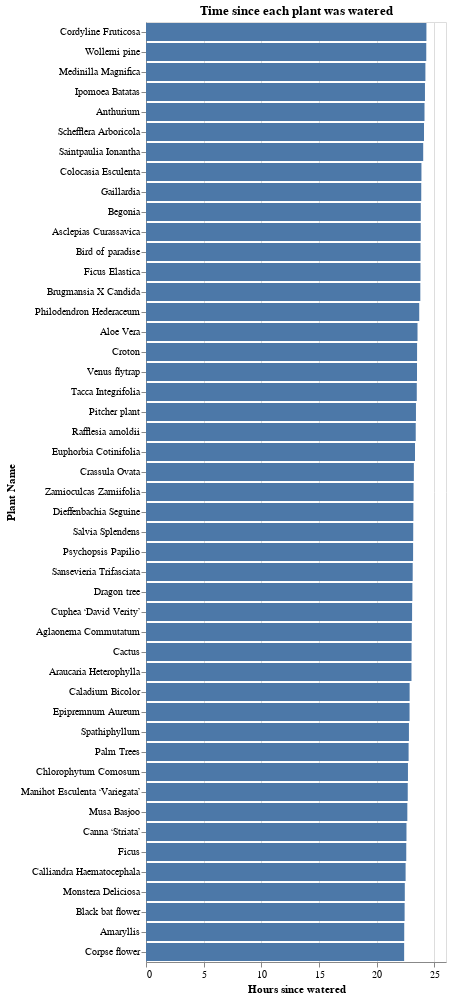

Notebook code for this chart:
### Code cell
alt.Chart(last_watered_df, title='Time since each plant was watered').mark_bar().encode(
    y=alt.Y('plant_name', title='Plant Name',
            axis=alt.Axis(labelLimit=200), sort='-x'),
    x=alt.X('hours_since_watered', title='Hours since watered'),
    tooltip=[alt.Tooltip('time_since_watered_formatted', title='Time since plant was watered')]
)

### Figure 1 — Vega specification as saved in the notebook (floating-point values rounded to 4 significant figures)
{"$schema": "https://vega.github.io/schema/vega/v5.json", "data": [{"name": "source_0"}, {"name": "data_0", "values": [{"hours_since_watered_end": 23.49, "hours_since_watered_start": 0.0, "plant_name": "Venus flytrap", "time_since_watered_formatted": "0 days, 23 hours, 29 minutes"}, {"hours_since_watered_end": 22.37, "hours_since_watered_start": 0.0, "plant_name": "Corpse flower", "time_since_watered_formatted": "0 days, 22 hours, 22 minutes"}, {"hours_since_watered_end": 23.38, "hours_since_watered_start": 0.0, "plant_name": "Rafflesia arnoldii", "time_since_watered_formatted": "0 days, 23 hours, 22 minutes"}, {"hours_since_watered_end": 22.41, "hours_since_watered_start": 0.0, "plant_name": "Black bat flower", "time_since_watered_formatted": "0 days, 22 hours, 24 minutes"}, {"hours_since_watered_end": 23.4, "hours_since_watered_start": 0.0, "plant_name": "Pitcher plant", "time_since_watered_formatted": "0 days, 23 hours, 23 minutes"}, {"hours_since_watered_end": 24.29, "hours_since_watered_start": 0.0, "plant_name": "Wollemi pine", "time_since_watered_formatted": "1 days, 0 hours, 17 minutes"}, {"hours_since_watered_end": 23.79, "hours_since_watered_start": 0.0, "plant_name": "Bird of paradise", "time_since_watered_formatted": "0 days, 23 hours, 47 minutes"}, {"hours_since_watered_end": 23.02, "hours_since_watered_start": 0.0, "plant_name": "Cactus", "time_since_watered_formatted": "0 days, 23 hours, 0 minutes"}, {"hours_since_watered_end": 23.09, "hours_since_watered_start": 0.0, "plant_name": "Dragon tree", "time_since_watered_formatted": "0 days, 23 hours, 5 minutes"}, {"hours_since_watered_end": 23.81, "hours_since_watered_start": 0.0, "plant_name": "Asclepias Curassavica", "time_since_watered_formatted": "0 days, 23 hours, 48 minutes"}, {"hours_since_watered_end": 23.78, "hours_since_watered_start": 0.0, "plant_name": "Brugmansia X Candida", "time_since_watered_formatted": "0 days, 23 hours, 46 minutes"}, {"hours_since_watered_end": 22.57, "hours_since_watered_start": 0.0, "plant_name": "Canna ‘Striata’", "time_since_watered_formatted": "0 days, 22 hours, 34 minutes"}, {"hours_since_watered_end": 23.87, "hours_since_watered_start": 0.0, "plant_name": "Colocasia Esculenta", "time_since_watered_formatted": "0 days, 23 hours, 52 minutes"}, {"hours_since_watered_end": 23.06, "hours_since_watered_start": 0.0, "plant_name": "Cuphea ‘David Verity’", "time_since_watered_formatted": "0 days, 23 hours, 3 minutes"}, {"hours_since_watered_end": 23.31, "hours_since_watered_start": 0.0, "plant_name": "Euphorbia Cotinifolia", "time_since_watered_formatted": "0 days, 23 hours, 18 minutes"}, {"hours_since_watered_end": 24.18, "hours_since_watered_start": 0.0, "plant_name": "Ipomoea Batatas", "time_since_watered_formatted": "1 days, 0 hours, 10 minutes"}, {"hours_since_watered_end": 22.68, "hours_since_watered_start": 0.0, "plant_name": "Manihot Esculenta ‘Variegata’", "time_since_watered_formatted": "0 days, 22 hours, 41 minutes"}, {"hours_since_watered_end": 22.65, "hours_since_watered_start": 0.0, "plant_name": "Musa Basjoo", "time_since_watered_formatted": "0 days, 22 hours, 38 minutes"}, {"hours_since_watered_end": 23.16, "hours_since_watered_start": 0.0, "plant_name": "Salvia Splendens", "time_since_watered_formatted": "0 days, 23 hours, 9 minutes"}, {"hours_since_watered_end": 24.14, "hours_since_watered_start": 0.0, "plant_name": "Anthurium", "time_since_watered_formatted": "1 days, 0 hours, 8 minutes"}, {"hours_since_watered_end": 24.3, "hours_since_watered_start": 0.0, "plant_name": "Cordyline Fruticosa", "time_since_watered_formatted": "1 days, 0 hours, 18 minutes"}, {"hours_since_watered_end": 22.56, "hours_since_watered_start": 0.0, "plant_name": "Ficus", "time_since_watered_formatted": "0 days, 22 hours, 33 minutes"}, {"hours_since_watered_end": 22.76, "hours_since_watered_start": 0.0, "plant_name": "Palm Trees", "time_since_watered_formatted": "0 days, 22 hours, 45 minutes"}, {"hours_since_watered_end": 23.17, "hours_since_watered_start": 0.0, "plant_name": "Dieffenbachia Seguine", "time_since_watered_formatted": "0 days, 23 hours, 10 minutes"}, {"hours_since_watered_end": 22.79, "hours_since_watered_start": 0.0, "plant_name": "Spathiphyllum", "time_since_watered_formatted": "0 days, 22 hours, 47 minutes"}, {"hours_since_watered_end": 23.49, "hours_since_watered_start": 0.0, "plant_name": "Croton", "time_since_watered_formatted": "0 days, 23 hours, 29 minutes"}, {"hours_since_watered_end": 23.53, "hours_since_watered_start": 0.0, "plant_name": "Aloe Vera", "time_since_watered_formatted": "0 days, 23 hours, 31 minutes"}, {"hours_since_watered_end": 23.79, "hours_since_watered_start": 0.0, "plant_name": "Ficus Elastica", "time_since_watered_formatted": "0 days, 23 hours, 47 minutes"}, {"hours_since_watered_end": 23.11, "hours_since_watered_start": 0.0, "plant_name": "Sansevieria Trifasciata", "time_since_watered_formatted": "0 days, 23 hours, 6 minutes"}, {"hours_since_watered_end": 23.68, "hours_since_watered_start": 0.0, "plant_name": "Philodendron Hederaceum", "time_since_watered_formatted": "0 days, 23 hours, 40 minutes"}, {"hours_since_watered_end": 24.09, "hours_since_watered_start": 0.0, "plant_name": "Schefflera Arboricola", "time_since_watered_formatted": "1 days, 0 hours, 5 minutes"}, {"hours_since_watered_end": 23.03, "hours_since_watered_start": 0.0, "plant_name": "Aglaonema Commutatum", "time_since_watered_formatted": "0 days, 23 hours, 2 minutes"}, {"hours_since_watered_end": 23.47, "hours_since_watered_start": 0.0, "plant_name": "Tacca Integrifolia", "time_since_watered_formatted": "0 days, 23 hours, 28 minutes"}, {"hours_since_watered_end": 23.15, "hours_since_watered_start": 0.0, "plant_name": "Psychopsis Papilio", "time_since_watered_formatted": "0 days, 23 hours, 8 minutes"}, {"hours_since_watered_end": 23.86, "hours_since_watered_start": 0.0, "plant_name": "Gaillardia", "time_since_watered_formatted": "0 days, 23 hours, 51 minutes"}, {"hours_since_watered_end": 22.38, "hours_since_watered_start": 0.0, "plant_name": "Amaryllis", "time_since_watered_formatted": "0 days, 22 hours, 22 minutes"}, {"hours_since_watered_end": 22.85, "hours_since_watered_start": 0.0, "plant_name": "Caladium Bicolor", "time_since_watered_formatted": "0 days, 22 hours, 50 minutes"}, {"hours_since_watered_end": 22.7, "hours_since_watered_start": 0.0, "plant_name": "Chlorophytum Comosum", "time_since_watered_formatted": "0 days, 22 hours, 42 minutes"}, {"hours_since_watered_end": 23.01, "hours_since_watered_start": 0.0, "plant_name": "Araucaria Heterophylla", "time_since_watered_formatted": "0 days, 23 hours, 0 minutes"}, {"hours_since_watered_end": 23.81, "hours_since_watered_start": 0.0, "plant_name": "Begonia", "time_since_watered_formatted": "0 days, 23 hours, 48 minutes"}, {"hours_since_watered_end": 24.21, "hours_since_watered_start": 0.0, "plant_name": "Medinilla Magnifica", "time_since_watered_formatted": "1 days, 0 hours, 12 minutes"}, {"hours_since_watered_end": 22.5, "hours_since_watered_start": 0.0, "plant_name": "Calliandra Haematocephala", "time_since_watered_formatted": "0 days, 22 hours, 29 minutes"}, {"hours_since_watered_end": 23.19, "hours_since_watered_start": 0.0, "plant_name": "Zamioculcas Zamiifolia", "time_since_watered_formatted": "0 days, 23 hours, 11 minutes"}, {"hours_since_watered_end": 22.84, "hours_since_watered_start": 0.0, "plant_name": "Epipremnum Aureum", "time_since_watered_formatted": "0 days, 22 hours, 50 minutes"}, {"hours_since_watered_end": 22.43, "hours_since_watered_start": 0.0, "plant_name": "Monstera Deliciosa", "time_since_watered_formatted": "0 days, 22 hours, 25 minutes"}, {"hours_since_watered_end": 24.02, "hours_since_watered_start": 0.0, "plant_name": "Saintpaulia Ionantha", "time_since_watered_formatted": "1 days, 0 hours, 1 minutes"}, {"hours_since_watered_end": 23.21, "hours_since_watered_start": 0.0, "plant_name": "Crassula Ovata", "time_since_watered_formatted": "0 days, 23 hours, 12 minutes"}]}, {"name": "source_0_y_domain_plant_name", "values": [{"plant_name": "Venus flytrap", "sort_field": 23.49}, {"plant_name": "Corpse flower", "sort_field": 22.37}, {"plant_name": "Rafflesia arnoldii", "sort_field": 23.38}, {"plant_name": "Black bat flower", "sort_field": 22.41}, {"plant_name": "Pitcher plant", "sort_field": 23.4}, {"plant_name": "Wollemi pine", "sort_field": 24.29}, {"plant_name": "Bird of paradise", "sort_field": 23.79}, {"plant_name": "Cactus", "sort_field": 23.02}, {"plant_name": "Dragon tree", "sort_field": 23.09}, {"plant_name": "Asclepias Curassavica", "sort_field": 23.81}, {"plant_name": "Brugmansia X Candida", "sort_field": 23.78}, {"plant_name": "Canna ‘Striata’", "sort_field": 22.57}, {"plant_name": "Colocasia Esculenta", "sort_field": 23.87}, {"plant_name": "Cuphea ‘David Verity’", "sort_field": 23.06}, {"plant_name": "Euphorbia Cotinifolia", "sort_field": 23.31}, {"plant_name": "Ipomoea Batatas", "sort_field": 24.18}, {"plant_name": "Manihot Esculenta ‘Variegata’", "sort_field": 22.68}, {"plant_name": "Musa Basjoo", "sort_field": 22.65}, {"plant_name": "Salvia Splendens", "sort_field": 23.16}, {"plant_name": "Anthurium", "sort_field": 24.14}, {"plant_name": "Cordyline Fruticosa", "sort_field": 24.3}, {"plant_name": "Ficus", "sort_field": 22.56}, {"plant_name": "Palm Trees", "sort_field": 22.76}, {"plant_name": "Dieffenbachia Seguine", "sort_field": 23.17}, {"plant_name": "Spathiphyllum", "sort_field": 22.79}, {"plant_name": "Croton", "sort_field": 23.49}, {"plant_name": "Aloe Vera", "sort_field": 23.53}, {"plant_name": "Ficus Elastica", "sort_field": 23.79}, {"plant_name": "Sansevieria Trifasciata", "sort_field": 23.11}, {"plant_name": "Philodendron Hederaceum", "sort_field": 23.68}, {"plant_name": "Schefflera Arboricola", "sort_field": 24.09}, {"plant_name": "Aglaonema Commutatum", "sort_field": 23.03}, {"plant_name": "Tacca Integrifolia", "sort_field": 23.47}, {"plant_name": "Psychopsis Papilio", "sort_field": 23.15}, {"plant_name": "Gaillardia", "sort_field": 23.86}, {"plant_name": "Amaryllis", "sort_field": 22.38}, {"plant_name": "Caladium Bicolor", "sort_field": 22.85}, {"plant_name": "Chlorophytum Comosum", "sort_field": 22.7}, {"plant_name": "Araucaria Heterophylla", "sort_field": 23.01}, {"plant_name": "Begonia", "sort_field": 23.81}, {"plant_name": "Medinilla Magnifica", "sort_field": 24.21}, {"plant_name": "Calliandra Haematocephala", "sort_field": 22.5}, {"plant_name": "Zamioculcas Zamiifolia", "sort_field": 23.19}, {"plant_name": "Epipremnum Aureum", "sort_field": 22.84}, {"plant_name": "Monstera Deliciosa", "sort_field": 22.43}, {"plant_name": "Saintpaulia Ionantha", "sort_field": 24.02}, {"plant_name": "Crassula Ovata", "sort_field": 23.21}]}], "signals": [{"name": "y_step", "value": 20}, {"name": "height", "update": "bandspace(domain('y').length, 0.1, 0.05) * y_step"}], "marks": [{"type": "rect", "name": "marks", "from": {"data": "data_0"}, "encode": {"update": {"height": {"signal": "max(0.25, bandwidth('y'))"}, "x": {"field": "hours_since_watered_end", "scale": "x"}, "fill": {"value": "#4c78a8"}, "tooltip": {"signal": "{\"Time since plant was watered\": isValid(datum[\"time_since_watered_formatted\"]) ? datum[\"time_since_watered_formatted\"] : \"\"+datum[\"time_since_watered_formatted\"]}"}, "y": {"field": "plant_name", "scale": "y"}, "x2": {"field": "hours_since_watered_start", "scale": "x"}}}, "style": ["bar"]}], "scales": [{"name": "x", "type": "linear", "domain": {"data": "data_0", "fields": ["hours_since_watered_start", "hours_since_watered_end"]}, "range": [0, {"signal": "width"}], "nice": true, "zero": true}, {"name": "y", "type": "band", "domain": {"data": "source_0_y_domain_plant_name", "field": "plant_name", "sort": {"op": "max", "field": "sort_field", "order": "descending"}}, "range": {"step": {"signal": "y_step"}}, "paddingOuter": 0.05, "paddingInner": 0.1}], "axes": [{"scale": "x", "domain": false, "tickCount": {"signal": "ceil(width/40)"}, "aria": false, "orient": "bottom", "gridScale": "y", "grid": true, "labels": false, "minExtent": 0, "ticks": false, "zindex": 0, "maxExtent": 0}, {"scale": "x", "zindex": 0, "labelFlush": true, "orient": "bottom", "title": "Hours since watered", "labelOverlap": true, "grid": false, "tickCount": {"signal": "ceil(width/40)"}}, {"scale": "y", "orient": "left", "grid": false, "labelLimit": 200, "zindex": 0, "title": "Plant Name"}], "title": {"text": "Time since each plant was watered", "frame": "group"}, "width": 300, "style": "cell", "background": "white", "padding": 5}
